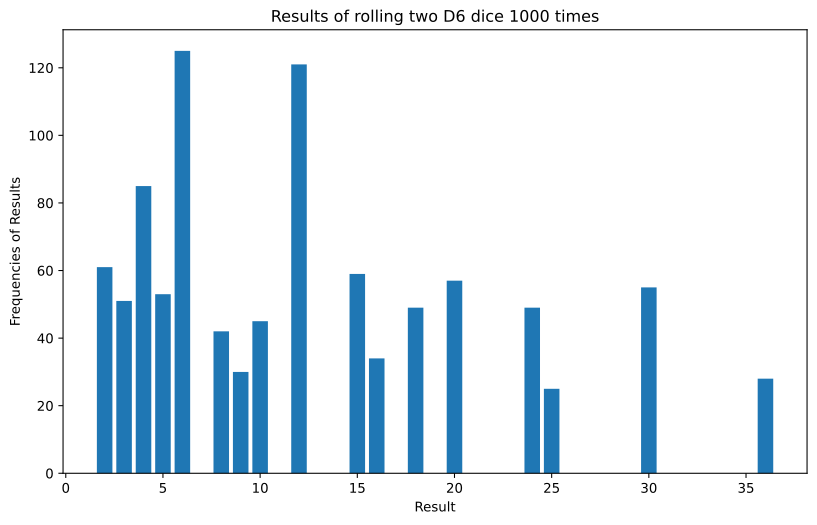

The script that saved this image:
from pathlib import Path

import matplotlib.pyplot as plt
from die import Die

diretorio_atual = Path(__file__).parent
nome_arquivo = diretorio_atual / "main.svg"

# Cria dois dados D6
die_1 = Die()
die_2 = Die()

# Faz alguns lançamentos e armazena os resultados em uma lista
results: list[int] = []
for roll_num in range(1000):
    result = die_1.roll() * die_2.roll()
    results.append(result)

# Analisa os resultados
frequencies: list[int] = []
max_result = die_1.num_sides * die_2.num_sides

for value in range(2, max_result + 1):
    frequency = results.count(value)
    frequencies.append(frequency)

# Visualiza os resultados
# Defini o tamanho da janela de pltagem
plt.figure(dpi=128, figsize=(10, 6))

x_values = list(range(2, max_result + 1))
plt.bar(x_values, frequencies, width=0.8)
plt.xlabel("Result")
plt.ylabel("Frequencies of Results")
plt.title("Results of rolling two D6 dice 1000 times")

# Salvar o gráfico
plt.savefig(nome_arquivo, bbox_inches="tight")
